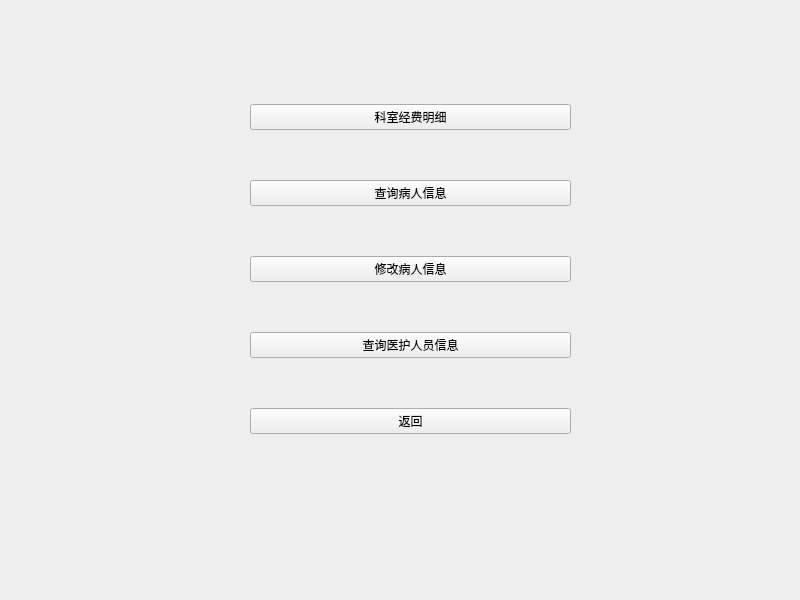
<?xml version="1.0" encoding="UTF-8"?>
<ui version="4.0">
 <class>worker</class>
 <widget class="QWidget" name="worker">
  <property name="geometry">
   <rect>
    <x>0</x>
    <y>0</y>
    <width>800</width>
    <height>600</height>
   </rect>
  </property>
  <property name="minimumSize">
   <size>
    <width>800</width>
    <height>600</height>
   </size>
  </property>
  <property name="maximumSize">
   <size>
    <width>800</width>
    <height>600</height>
   </size>
  </property>
  <property name="windowTitle">
   <string>管理系统</string>
  </property>
  <widget class="QWidget" name="layoutWidget">
   <property name="geometry">
    <rect>
     <x>250</x>
     <y>60</y>
     <width>321</width>
     <height>421</height>
    </rect>
   </property>
   <layout class="QGridLayout" name="gridLayout">
    <item row="1" column="0">
     <widget class="QPushButton" name="pushButton">
      <property name="text">
       <string>查询病人信息</string>
      </property>
     </widget>
    </item>
    <item row="2" column="0">
     <widget class="QPushButton" name="pushButton_4">
      <property name="text">
       <string>修改病人信息</string>
      </property>
     </widget>
    </item>
    <item row="0" column="0">
     <widget class="QPushButton" name="pushButton_3">
      <property name="text">
       <string>科室经费明细</string>
      </property>
     </widget>
    </item>
    <item row="3" column="0">
     <widget class="QPushButton" name="pushButton_2">
      <property name="text">
       <string>查询医护人员信息</string>
      </property>
     </widget>
    </item>
    <item row="4" column="0">
     <widget class="QPushButton" name="returnback">
      <property name="text">
       <string>返回</string>
      </property>
     </widget>
    </item>
   </layout>
  </widget>
 </widget>
 <resources/>
 <connections/>
</ui>
